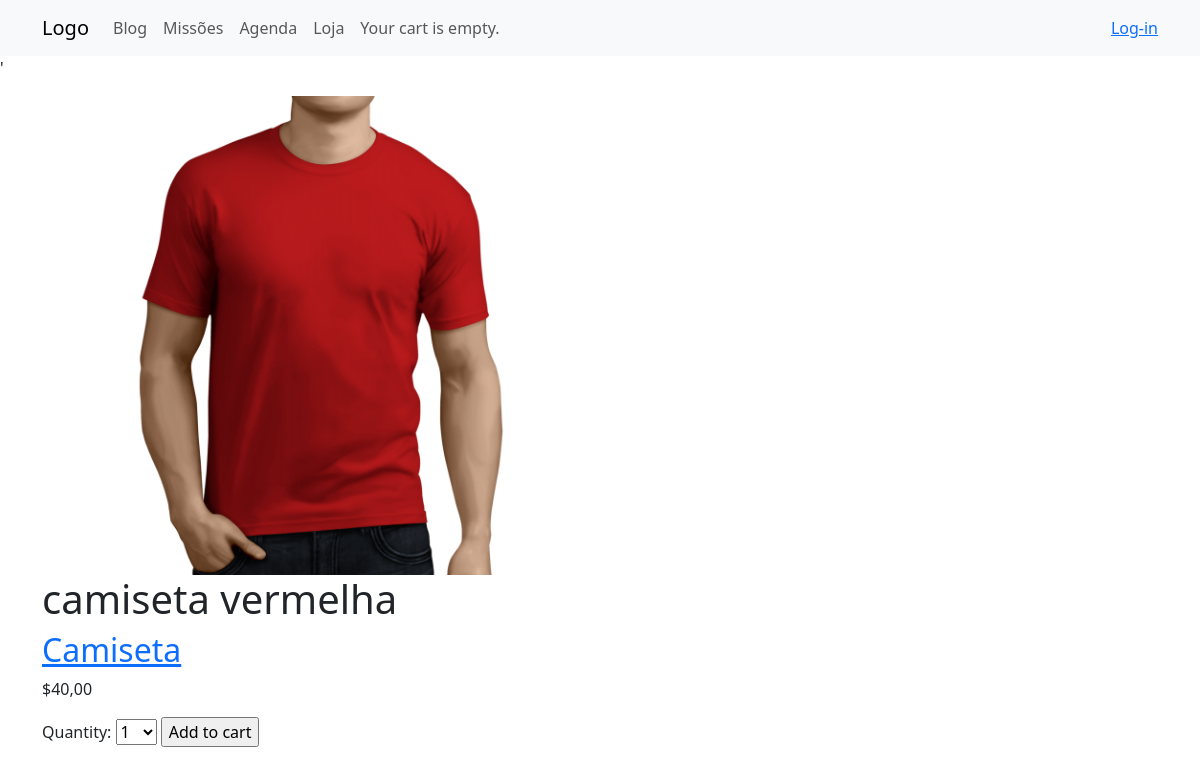
/store/1/camiseta-vermelha/, run on an earlier commit of the app's database.
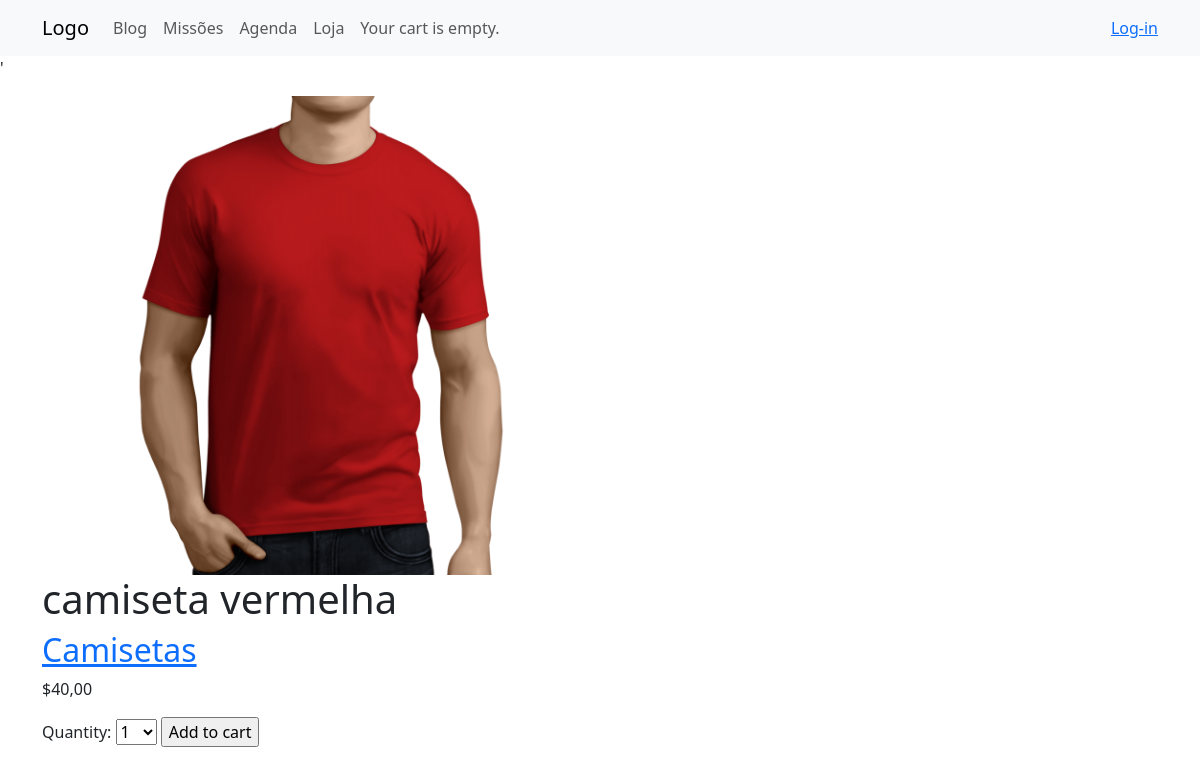
And on a later commit of the database.
### store/models.py (models this page shows, shortened)
class Product(models.Model):
    mission = models.ForeignKey(Mission, related_name='mission', on_delete=models.CASCADE)
    category = models.ForeignKey(Category, related_name='products', on_delete=models.CASCADE)
    name = models.CharField(max_length=200)
    slug = models.SlugField(max_length=200)
    image = models.ImageField(upload_to='products/%Y/%m/%d', blank=True)
    description = models.TextField(blank=True)
    price = models.DecimalField(max_digits=10, decimal_places=2)
    available = models.BooleanField(default=True)
    created = models.DateTimeField(auto_now_add=True)
    updated = models.DateTimeField(auto_now=True)
    class Meta:
        ordering = ['name']
        indexes = [
            models.Index(fields=['id', 'slug']),
            models.Index(fields=['name']),
            models.Index(fields=['-created']),
        ]

class Category(models.Model):
    name = models.CharField(max_length=200)
    slug = models.SlugField(max_length=200, unique=True)
    class Meta:
        ordering = ['name']
        indexes = [
            models.Index(fields=['name']),
        ]
        verbose_name = 'categoria'
        verbose_name_plural = 'categorias'
    def __str__(self):
        return self.name
    def get_absolute_url(self):
        return reverse('store:product_list_by_category',
                       args=[self.slug])

### store/views.py (the view)
# urls.py: path('<int:id>/<slug:slug>/', views.product_detail,
def product_detail(request, id, slug):
    product = get_object_or_404(Product, id=id,
                                         slug=slug,
                                         available=True)
    cart_product_form = CartAddProductForm()
    return render(request,
                  'store/product/detail.html',
                  {'product': product,
                   'cart_product_form': cart_product_form})

### cart/forms.py
class CartAddProductForm(forms.Form):
    quantity = forms.TypedChoiceField(
                                choices=PRODUCT_QUANTITY_CHOICES,
                                coerce=int)
    override = forms.BooleanField(required=False,
                                  initial=False,
                                  widget=forms.HiddenInput)

### cart/cart.py (called while the page is built)
    def __len__(self):
        return sum(item['quantity'] for item in self.cart.values())

### cart/context_processors.py (called while the page is built)
def cart(request):
    return {'cart': Cart(request)}

### store/templates/store/product/detail.html (shortened to what this page needs)
{% extends "base.html" %}
{% load blog_tags %}
{% load static %}
{% block body %}
    <div class="product-detail">
        <img src="{% if product.image %}{{ product.image.url }}{% else %}
        {% static "img/no_image.png" %}{% endif %}" class="img-fluid w-50">
        <h1>{{ product.name }}</h1>
        <h2>
        <a href="{{ product.category.get_absolute_url }}">
            {{ product.category }}
        </a>
        </h2>
        <p class="price">${{ product.price }}</p>
        <form action="{% url "cart:cart_add" product.id %}" method="post">
            {{ cart_product_form }}
            <input type="submit" value="Add to cart">
        </form>
    </div>
{% endblock %}

What changed in the data, as far as the page shows it:
changed through a linked row, Product "camiseta vermelha": category "Camiseta" → "Camisetas"
